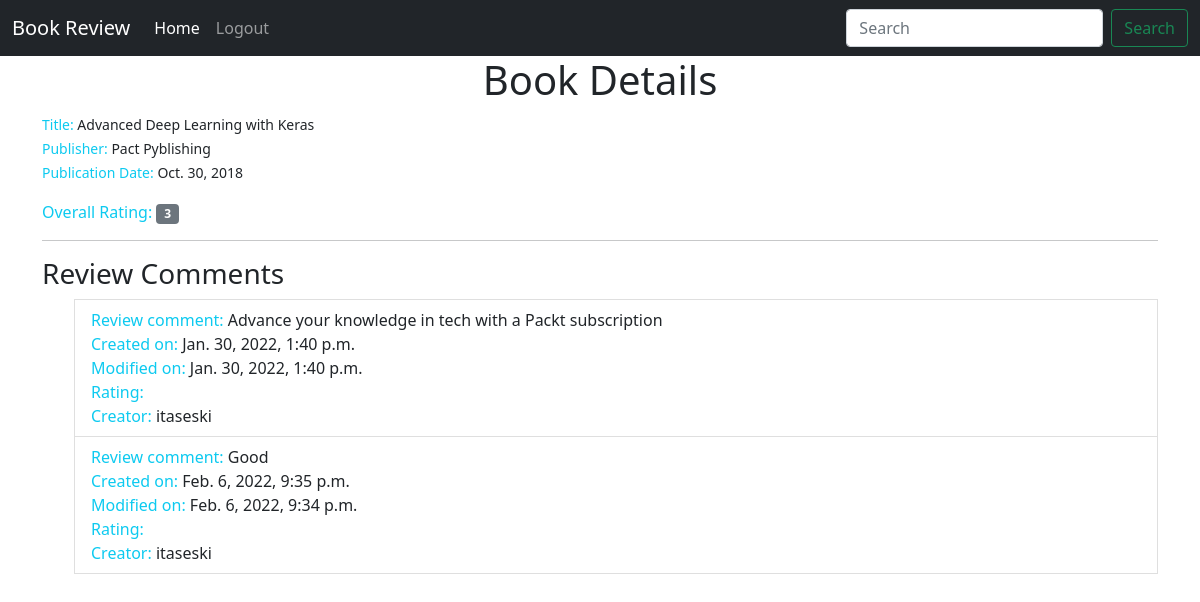
/reviews/books/1/, run on the app's committed database.
### reviews/models.py (models this page shows, shortened)
class Book(models.Model):
    title = models.CharField(max_length=70, help_text="The title of the book.")
    publication_date = models.DateField(verbose_name="Date the book was published.", help_text="Please use the following format: <em>YYYY-MM-DD</em>.")
    isbn = models.CharField(max_length=20, verbose_name="ISBN number of the book.")
    publisher = models.ForeignKey(Publisher, on_delete=models.CASCADE)
    contributors = models.ManyToManyField('Contributor', through="BookContributor")

class Publisher(models.Model):
    name=models.CharField(max_length=50, help_text='The name of Publisher')
    web_site=models.URLField(max_length=200, help_text="The Publisher's website.")
    email = models.EmailField(max_length=254, help_text="The Publisher's email address.")
    def __str__(self):
        return self.name

class Review(models.Model):
    content = models.TextField(help_text="The Review text.")
    rating = models.IntegerField(help_text="The rating the reviewer has given.")
    date_created = models.DateTimeField(auto_now_add=True, help_text="The date and time the review was created.")
    date_edited = models.DateTimeField(null=True, help_text="The date and time the review was last edited.")
    creator = models.ForeignKey(auth.get_user_model(), on_delete=models.CASCADE)
    book = models.ForeignKey(Book, on_delete=models.CASCADE, help_text="The Book that this review is for.")

### reviews/views.py (the view)
# urls.py: path('books/<int:pk>/', views.book_detail, name="book_detail"),
def book_detail(request, pk):
    book = get_object_or_404(Book, pk=pk)
    reviews = book.review_set.all()
    if reviews:
        book_rating = average_rating([review.rating for review in reviews])
        context = {
            "book": book,
            "book_rating": book_rating,
            "reviews": reviews
        }
    else:
        context = {
            "book": book,
            "book_rating": None,
            "reviews": None
        }
    return render(request, "reviews/book_detail.html", context)

### reviews/utils.py (called while the page is built)
def average_rating(rating_list):
    if not rating_list:
        return 0
    return round(sum(rating_list) / len(rating_list))

### reviews/templates/reviews/book_detail.html (shortened to what this page needs)
{% extends 'base.html' %}
{% load static %}
{% block content %}
<div class="d-flex flex-column min-vh-10 justify-content-top align-items-center">
    <h4 class="display-6">Book Details</h4>
</div>
<div class="container">
    <ul class="list-unstyled">
        <li><small class="text-info">Title: </small><small> {{ book.title }}</small>
        </li>
        <li><small class="text-info">Publisher: </small><small> {{ book.publisher }}</small>
        </li>
        <li><small class="text-info">Publication Date: </small><small> {{ book.publication_date }}</small>
        </li>
    </ul>
    {% if not reviews %}
    <hr>
    <h3>Be the first one to write a review.</h3>
    {% else %}
    <span class="text-info">Overall Rating: </span><span class="badge bg-secondary">{{ book_rating }}</span>
    <br>
    <hr>
    <h3>Review Comments</h3>
    <ul>
        {% for review in reviews %}
        <li class="list-group-item">
            <span class="text-info">Review comment: </span> <span>{{ review.content }}</span>
            <br>
            <span class="text-info">Created on: </span><span>{{ review.date_created }}</span>
            <br>
            <span class="text-info">Modified on: </span><span>{{ review.date_edited }}</span>
            <br>
            <span class="text-info">Rating: </span><span class="badge badge-secondary badge-pill">{{ review.rating
                }}</span>
            <br>
            <span class="text-info">Creator: </span><span>{{ review.creator.username }}</span>
            <br>
        </li>
        {% endfor %}
    </ul>
    {% endif %}
</div>
{% endblock%}

### data on the page
Book: title "Advanced Deep Learning with Keras", publisher "Pact Pyblishing", publication_date "Oct. 30, 2018"
Review: content "Advance your knowledge in tech with a Packt subscription", date_created "Jan. 30, 2022, 1:40 p.m.", date_edited "Jan. 30, 2022, 1:40 p.m.", creator.username "itaseski"
Review: content "Good", date_created "Feb. 6, 2022, 9:35 p.m.", date_edited "Feb. 6, 2022, 9:34 p.m.", creator.username "itaseski"

### other printed values
{{ book_rating }} "3"
